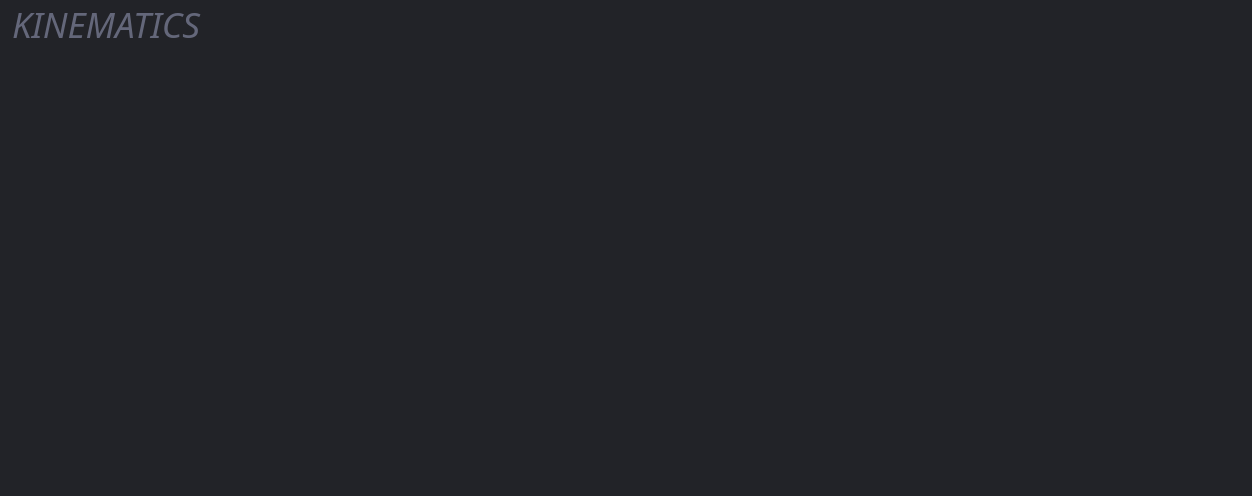
<?xml version="1.0" encoding="UTF-8"?>
<ui version="4.0">
 <class>KinematicsPage</class>
 <widget class="QWidget" name="KinematicsPage">
  <property name="geometry">
   <rect>
    <x>0</x>
    <y>0</y>
    <width>1252</width>
    <height>496</height>
   </rect>
  </property>
  <property name="minimumSize">
   <size>
    <width>0</width>
    <height>348</height>
   </size>
  </property>
  <property name="windowTitle">
   <string>Form</string>
  </property>
  <property name="styleSheet">
   <string notr="true">#KinematicsPage {
	background: rgb(34, 35, 40);
}

QWidget {
        font-family: &quot;Source Sans Pro&quot;;
		background: none;
}

QMenu {
    background-color: rgb(34, 35, 40);
}

QLabel:!disabled {
	color: white;
}

QGroupBox {
	border: 1px solid black;
	border-radius: 5px;
	background: rgb(34, 35, 40);
	padding-top: 25px;
}

QGroupBox:disabled {
	border: 1px solid rgb(26, 26, 30);
}

QGroupBox::title {
	background: rgb(249, 154, 0);
	color: black;
    padding: 5px;
	border: 1px solid black;
	border-top-left-radius: 5px;
	border-bottom-right-radius: 5px;
}

QGroupBox::title:disabled {
	background: rgb(34, 35, 40);
        color: rgb(100, 100, 100);
	border: 1px solid rgb(26, 26, 30);
}

QGroupBox:checked:!disabled {
	background: rgb(50, 52, 59);
}

QGroupBox:focus:!checked {
	border: 1px solid rgb(249, 154, 0);
	background: rgb(26, 26, 30);
}

QGroupBox:focus:checked {
	border: 1px solid rgb(249, 154, 0);
}

QGroupBox::title:focus {
	border: 1px solid rgb(249, 154, 0);
}

QGroupBox::indicator {
    width: 15px;
    height: 15px;
    background: rgb(34, 35, 40);
	border-radius: 3px;
}

QGroupBox::indicator:disabled {
    width: 15px;
    height: 15px;
    background: rgb(26, 26, 30);
}

QGroupBox::indicator:checked {
        image: url(&quot;://check_FILL0_wght400_GRAD0_opsz20.svg&quot;);
}

QCheckBox {
    padding: 5px;
	color: white;
    background: rgb(63, 65, 77);
    border: 1px solid black;
    border-radius: 5px;
}

QCheckBox:disabled {
	background: rgb(34, 35, 40);
        color: rgb(100, 100, 100);
}

QCheckBox::hover {
        border: 1px solid rgb(75, 77, 91);
}

QCheckBox:focus {
	border: 1px solid rgb(249, 154, 0);
}

QCheckBox::indicator {
    width: 15px;
    height: 15px;
    background: rgb(34, 35, 40);
	border-radius: 3px;
}

QCheckBox::indicator:disabled {
    width: 15px;
    height: 15px;
    background: rgb(26, 26, 30);
}

QCheckBox::indicator:checked {
        image: url(&quot;://check_FILL0_wght400_GRAD0_opsz20.svg&quot;);
}

QPushButton {
	background: rgb(63, 65, 77);
	color: white;
    border: 1px solid black;
	border-radius: 5px;
	padding: 6px;
}

QPushButton:disabled {
	background: rgb(34, 35, 40);
        color: rgb(100, 100, 100);
	border: 1px solid rgb(26, 26, 30);
}

QPushButton:hover {
	  background: rgb(75, 77, 91);
}

QComboBox {
	color: white;
    background: rgb(63, 65, 77);
    border: 1px solid black;
	border-radius: 5px;
	padding: 5px;
}

QComboBox::disabled {
	background: rgb(34, 35, 40);
        color: rgb(100, 100, 100);
	border: 1px solid rgb(26, 26, 30);
}

QComboBox:hover {
    border: 1px solid rgb(75, 77, 91);
}

QComboBox:focus {
	border: 1px solid rgb(249, 154, 0);
}

QComboBox::drop-down {
	border: none;
}

QComboBox::down-arrow {
        image: url(&quot;:/arrow_drop_down_FILL0_wght400_GRAD0_opsz20_white.svg&quot;);
 	width: 6px;
	margin-right: 4px;
	margin-bottom: 2px;
}

QLineEdit {
	color: white;
    background: rgb(63, 65, 77);
    border: 1px solid black;
	border-radius: 5px;
	padding: 5px;
}

QLineEdit:disabled {
	background: rgb(34, 35, 40);
        color: rgb(100, 100, 100);
	border: 1px solid rgb(26, 26, 30);
}

QLineEdit:hover {
    border: 1px solid rgb(75, 77, 91);
}

QLineEdit:focus {
	border: 1px solid rgb(249, 154, 0);
}

QLabel {
	min-height: 30px;
}

QLabel:disabled {
        color: rgb(100, 100, 100);
}

QAbstractSpinBox {
	color: white;
    background: rgb(63, 65, 77);
    border: 1px solid black;
	border-radius: 5px;
	padding: 5px;
}

QAbstractSpinBox:disabled {
	background: rgb(34, 35, 40);
        color: rgb(100, 100, 100);
	border: 1px solid rgb(26, 26, 30);
}

QAbstractSpinBox:hover {
    border: 1px solid rgb(75, 77, 91);
}

QAbstractSpinBox:focus {
	border: 1px solid rgb(249, 154, 0);
}

QAbstractSpinBox::up-button {
        image: url(&quot;:/arrow_drop_up_FILL0_wght400_GRAD0_opsz20_white.svg&quot;);
 	width: 6px;
	margin-right: 6px;
	margin-top: 4px;
}

QAbstractSpinBox::down-button {
        image: url(&quot;:/arrow_drop_down_FILL0_wght400_GRAD0_opsz20_white.svg&quot;);
 	width: 6px;
	margin-right: 6px;
	margin-bottom: 4px;
}

QAbstractSpinBox::up-button:disabled,
QAbstractSpinBox::up-button:off {
                image: url(&quot;:/arrow_drop_up_FILL0_wght400_GRAD0_opsz20.svg&quot;);
}

QAbstractSpinBox::down-button:disabled,
QAbstractSpinBox::down-button:off {
                image: url(&quot;:/arrow_drop_down_FILL0_wght400_GRAD0_opsz20.svg&quot;);
}</string>
  </property>
  <layout class="QGridLayout" name="gridLayout">
   <property name="leftMargin">
    <number>12</number>
   </property>
   <property name="topMargin">
    <number>0</number>
   </property>
   <property name="rightMargin">
    <number>17</number>
   </property>
   <property name="spacing">
    <number>10</number>
   </property>
   <item row="3" column="1">
    <spacer name="verticalSpacer_2">
     <property name="orientation">
      <enum>Qt::Vertical</enum>
     </property>
     <property name="sizeType">
      <enum>QSizePolicy::Fixed</enum>
     </property>
     <property name="sizeHint" stdset="0">
      <size>
       <width>20</width>
       <height>10</height>
      </size>
     </property>
    </spacer>
   </item>
   <item row="10" column="0" colspan="3">
    <spacer name="verticalSpacer">
     <property name="orientation">
      <enum>Qt::Vertical</enum>
     </property>
     <property name="sizeHint" stdset="0">
      <size>
       <width>0</width>
       <height>0</height>
      </size>
     </property>
    </spacer>
   </item>
   <item row="2" column="0" colspan="3">
    <widget class="QWidget" name="widget" native="true">
     <layout class="QGridLayout" name="gridLayout_5">
      <property name="leftMargin">
       <number>0</number>
      </property>
      <property name="topMargin">
       <number>0</number>
      </property>
      <property name="rightMargin">
       <number>0</number>
      </property>
      <property name="bottomMargin">
       <number>0</number>
      </property>
      <property name="horizontalSpacing">
       <number>10</number>
      </property>
      <property name="verticalSpacing">
       <number>5</number>
      </property>
      <item row="0" column="0">
       <widget class="QLabel" name="label_5">
        <property name="sizePolicy">
         <sizepolicy hsizetype="Fixed" vsizetype="Preferred">
          <horstretch>0</horstretch>
          <verstretch>0</verstretch>
         </sizepolicy>
        </property>
        <property name="font">
         <font>
          <family>Source Sans Pro Light</family>
          <pointsize>-1</pointsize>
          <italic>true</italic>
         </font>
        </property>
        <property name="styleSheet">
         <string notr="true">QLabel {
	color: rgb(100, 103, 122);
	font-size: 35px;
	font-family: &quot;Source Sans Pro Light&quot;;
	font-style: italic;
}
</string>
        </property>
        <property name="text">
         <string>KINEMATICS</string>
        </property>
       </widget>
      </item>
      <item row="0" column="1">
       <widget class="QPushButton" name="uDocumentationButton">
        <property name="sizePolicy">
         <sizepolicy hsizetype="Fixed" vsizetype="Fixed">
          <horstretch>0</horstretch>
          <verstretch>0</verstretch>
         </sizepolicy>
        </property>
        <property name="toolTip">
         <string>Open Kinematics documentation</string>
        </property>
        <property name="styleSheet">
         <string notr="true">QPushButton {
	background: none;
	border: none;
}</string>
        </property>
        <property name="text">
         <string/>
        </property>
        <property name="icon">
         <iconset resource="../resources/resources.qrc">
          <normaloff>:/open_in_new_FILL0_wght100_GRAD0_opsz20.svg</normaloff>:/open_in_new_FILL0_wght100_GRAD0_opsz20.svg</iconset>
        </property>
        <property name="iconSize">
         <size>
          <width>20</width>
          <height>20</height>
         </size>
        </property>
       </widget>
      </item>
      <item row="0" column="2">
       <spacer name="horizontalSpacer">
        <property name="orientation">
         <enum>Qt::Horizontal</enum>
        </property>
        <property name="sizeHint" stdset="0">
         <size>
          <width>40</width>
          <height>20</height>
         </size>
        </property>
       </spacer>
      </item>
     </layout>
    </widget>
   </item>
  </layout>
 </widget>
 <resources>
  <include location="../resources/resources.qrc"/>
 </resources>
 <connections/>
</ui>
